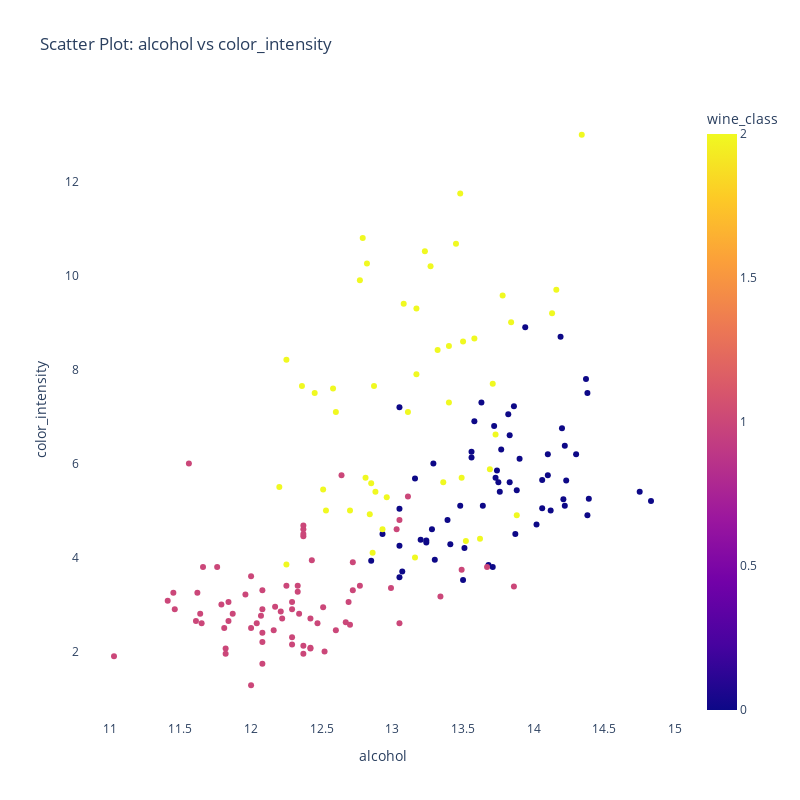
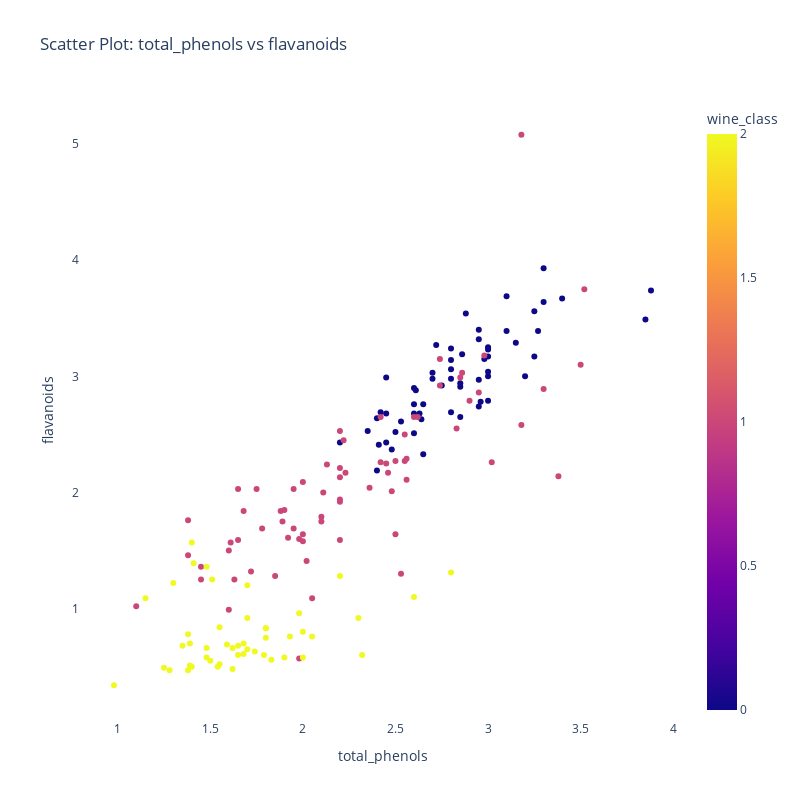
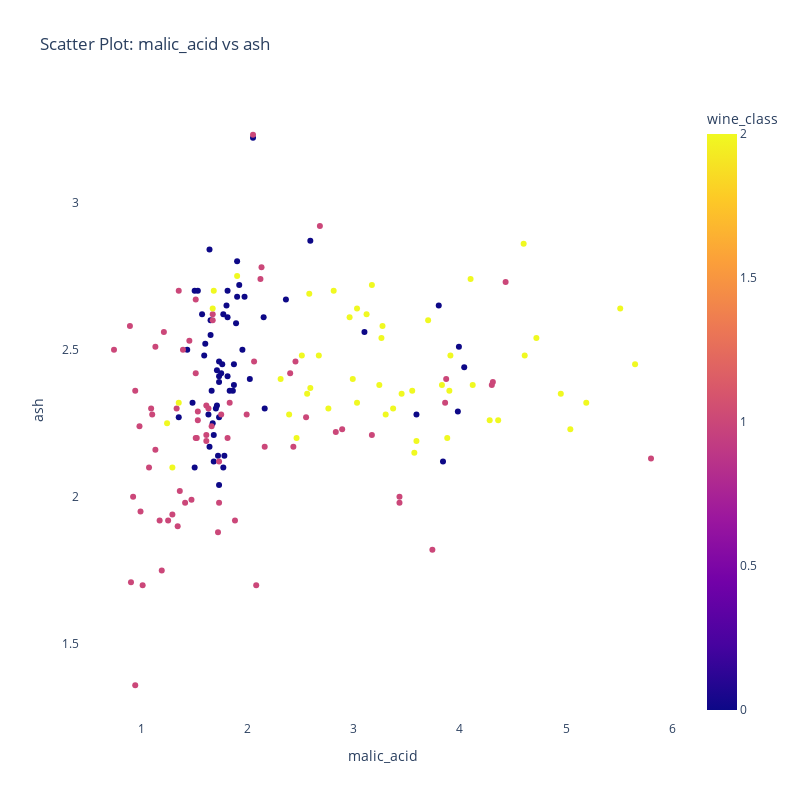

Notebook source saved alongside these figures, in order:
### Markdown cell above
## Feature Relationships

Let's explore relationships between some key features:

### Code cell
# Create scatter plots for interesting feature pairs
feature_pairs = [
    ('alcohol', 'color_intensity'),
    ('total_phenols', 'flavanoids'),
    ('malic_acid', 'ash')
]

for x, y in feature_pairs:
    print(f"\nAnalyzing relationship between {x} and {y}")
    scatter_plot = analyzer.visualizer.plot_scatter(
        x=x,
        y=y,
        color='wine_class'  # Color points by wine class
    )
    scatter_plot.show()

### Figure 1 — Plotly figure (JSON) as saved in the notebook; plotly's stock layout.template omitted (floating-point values rounded to 4 significant figures; data arrays with more than 128 entries replaced by an {"elided": "..."} marker saying what was removed)
{"data": [{"hovertemplate": "alcohol=%{x}<br>color_intensity=%{y}<br>wine_class=%{marker.color}<extra></extra>", "legendgroup": "", "marker": {"color": {"elided": "178 int values"}, "coloraxis": "coloraxis", "symbol": "circle"}, "mode": "markers", "name": "", "orientation": "v", "showlegend": false, "type": "scatter", "x": {"elided": "178 float values"}, "xaxis": "x", "y": {"elided": "178 float values"}, "yaxis": "y"}], "layout": {"coloraxis": {"colorbar": {"title": {"text": "wine_class"}}, "colorscale": [[0, "#0d0887"], [0.1111, "#46039f"], [0.2222, "#7201a8"], [0.3333, "#9c179e"], [0.4444, "#bd3786"], [0.5556, "#d8576b"], [0.6667, "#ed7953"], [0.7778, "#fb9f3a"], [0.8889, "#fdca26"], [1, "#f0f921"]]}, "font": {"size": 12}, "height": 800, "legend": {"tracegroupgap": 0}, "paper_bgcolor": "white", "plot_bgcolor": "white", "title": {"text": "Scatter Plot: alcohol vs color_intensity"}, "width": 800, "xaxis": {"anchor": "y", "domain": [0, 1], "title": {"text": "alcohol"}}, "yaxis": {"anchor": "x", "domain": [0, 1], "title": {"text": "color_intensity"}}}}

### Figure 2 — Plotly figure (JSON) as saved in the notebook; plotly's stock layout.template omitted (floating-point values rounded to 4 significant figures; data arrays with more than 128 entries replaced by an {"elided": "..."} marker saying what was removed)
{"data": [{"hovertemplate": "total_phenols=%{x}<br>flavanoids=%{y}<br>wine_class=%{marker.color}<extra></extra>", "legendgroup": "", "marker": {"color": {"elided": "178 int values"}, "coloraxis": "coloraxis", "symbol": "circle"}, "mode": "markers", "name": "", "orientation": "v", "showlegend": false, "type": "scatter", "x": {"elided": "178 float values"}, "xaxis": "x", "y": {"elided": "178 float values"}, "yaxis": "y"}], "layout": {"coloraxis": {"colorbar": {"title": {"text": "wine_class"}}, "colorscale": [[0, "#0d0887"], [0.1111, "#46039f"], [0.2222, "#7201a8"], [0.3333, "#9c179e"], [0.4444, "#bd3786"], [0.5556, "#d8576b"], [0.6667, "#ed7953"], [0.7778, "#fb9f3a"], [0.8889, "#fdca26"], [1, "#f0f921"]]}, "font": {"size": 12}, "height": 800, "legend": {"tracegroupgap": 0}, "paper_bgcolor": "white", "plot_bgcolor": "white", "title": {"text": "Scatter Plot: total_phenols vs flavanoids"}, "width": 800, "xaxis": {"anchor": "y", "domain": [0, 1], "title": {"text": "total_phenols"}}, "yaxis": {"anchor": "x", "domain": [0, 1], "title": {"text": "flavanoids"}}}}

### Figure 3 — Plotly figure (JSON) as saved in the notebook; plotly's stock layout.template omitted (floating-point values rounded to 4 significant figures; data arrays with more than 128 entries replaced by an {"elided": "..."} marker saying what was removed)
{"data": [{"hovertemplate": "malic_acid=%{x}<br>ash=%{y}<br>wine_class=%{marker.color}<extra></extra>", "legendgroup": "", "marker": {"color": {"elided": "178 int values"}, "coloraxis": "coloraxis", "symbol": "circle"}, "mode": "markers", "name": "", "orientation": "v", "showlegend": false, "type": "scatter", "x": {"elided": "178 float values"}, "xaxis": "x", "y": {"elided": "178 float values"}, "yaxis": "y"}], "layout": {"coloraxis": {"colorbar": {"title": {"text": "wine_class"}}, "colorscale": [[0, "#0d0887"], [0.1111, "#46039f"], [0.2222, "#7201a8"], [0.3333, "#9c179e"], [0.4444, "#bd3786"], [0.5556, "#d8576b"], [0.6667, "#ed7953"], [0.7778, "#fb9f3a"], [0.8889, "#fdca26"], [1, "#f0f921"]]}, "font": {"size": 12}, "height": 800, "legend": {"tracegroupgap": 0}, "paper_bgcolor": "white", "plot_bgcolor": "white", "title": {"text": "Scatter Plot: malic_acid vs ash"}, "width": 800, "xaxis": {"anchor": "y", "domain": [0, 1], "title": {"text": "malic_acid"}}, "yaxis": {"anchor": "x", "domain": [0, 1], "title": {"text": "ash"}}}}
